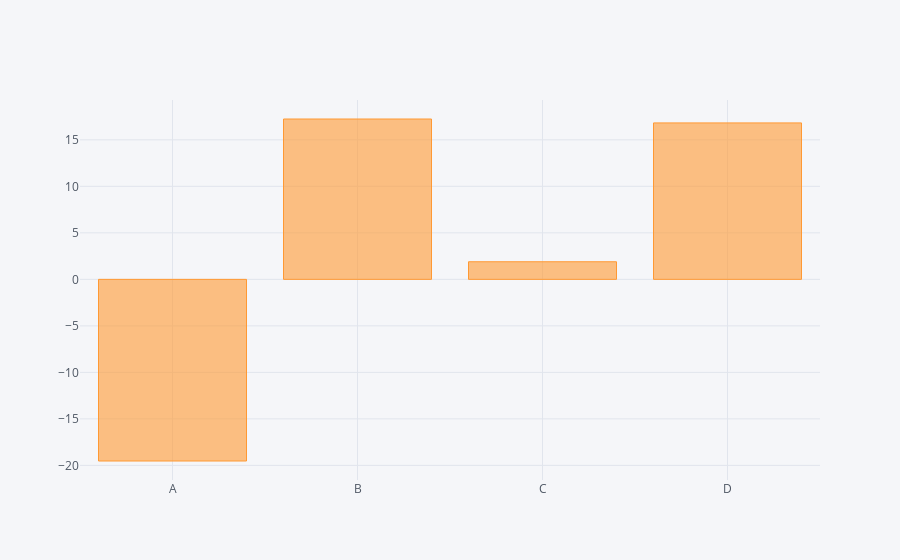

Source (notebook cell):
### Code cell
df.sum().iplot(kind='bar')

### Figure 1 — Plotly figure (JSON) as saved in the notebook; plotly's stock layout.template omitted (floating-point values rounded to 4 significant figures)
{"data": [{"marker": {"color": "rgba(255, 153, 51, 0.6)", "line": {"color": "rgba(255, 153, 51, 1.0)", "width": 1}}, "name": "None", "orientation": "v", "text": "", "type": "bar", "x": ["A", "B", "C", "D"], "y": [-19.53, 17.24, 1.893, 16.82]}], "layout": {"legend": {"bgcolor": "#F5F6F9", "font": {"color": "#4D5663"}}, "paper_bgcolor": "#F5F6F9", "plot_bgcolor": "#F5F6F9", "titlefont": {"color": "#4D5663"}, "xaxis1": {"gridcolor": "#E1E5ED", "showgrid": true, "tickfont": {"color": "#4D5663"}, "title": "", "titlefont": {"color": "#4D5663"}, "zerolinecolor": "#E1E5ED"}, "yaxis1": {"gridcolor": "#E1E5ED", "showgrid": true, "tickfont": {"color": "#4D5663"}, "title": "", "titlefont": {"color": "#4D5663"}, "zerolinecolor": "#E1E5ED"}}}
